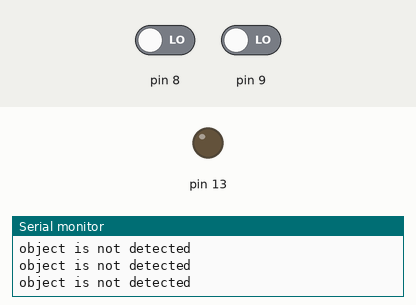
Simulated run of this sketch. Board: Arduino Uno, built with avr-gcc and run on an emulated ATmega328P. Parts: output pins drawn as LEDs (lit = HIGH), the last lines printed to the serial monitor. Inputs (shaded band) come from the test bench; at power-on: pin 8 LOW, pin 9 LOW.

Above: at 1.2 s.
1.3 s: pin 8 driven HIGH and pin 9 driven HIGH
At 1.8 s:
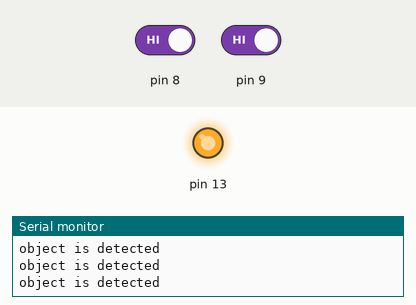
2.8 s: pin 8 driven LOW
At 4.2 s:
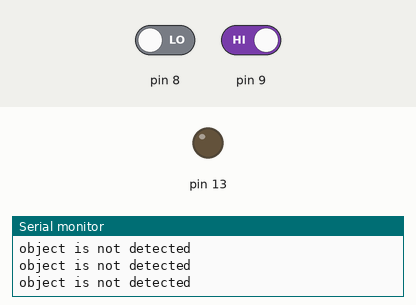
5.8 s: pin 8 driven HIGH
At 7.0 s:
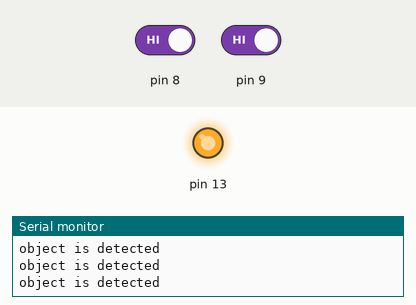
7.3 s: pin 9 driven LOW
At 8.7 s:
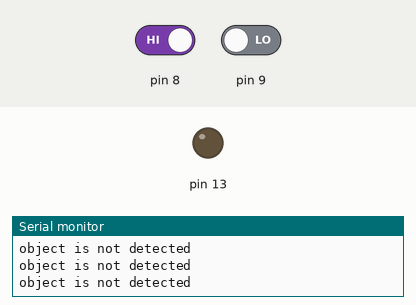
10.3 s: pin 9 driven HIGH
At 11.5 s:
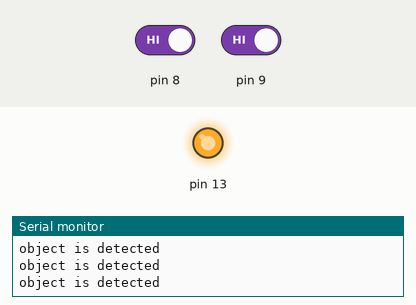
Timing chart, 0 to 13.3 s (numbered marks = the images above; inputs shaded):
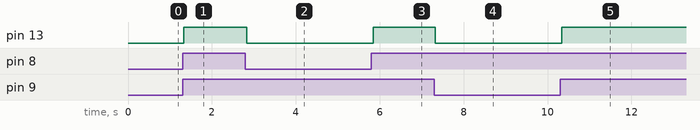

Measured:
- after the input at 1.3 s, pin 13: LOW → HIGH at once
- after the input at 2.8 s, pin 13: HIGH → LOW at once
- after the input at 5.8 s, pin 13: LOW → HIGH at once
- after the input at 7.3 s, pin 13: HIGH → LOW at once
- after the input at 10.3 s, pin 13: LOW → HIGH at once

The sketch:

serial1.ino
```cpp
void setup() {
  // put your setup code here, to run once:
  Serial.begin(9600);
  pinMode(13,OUTPUT);
  pinMode(8, INPUT);
  pinMode(9, INPUT);

}

void loop() {
  // put your main code here, to run repeatedly:
  int x = digitalRead(8);
  int y = digitalRead(9);

  if(x == HIGH && y == HIGH){
    Serial.println("object is detected");
    digitalWrite(13, x);
  }
  else{
    Serial.println("object is not detected");
    digitalWrite(13,LOW);
  }

}
```
